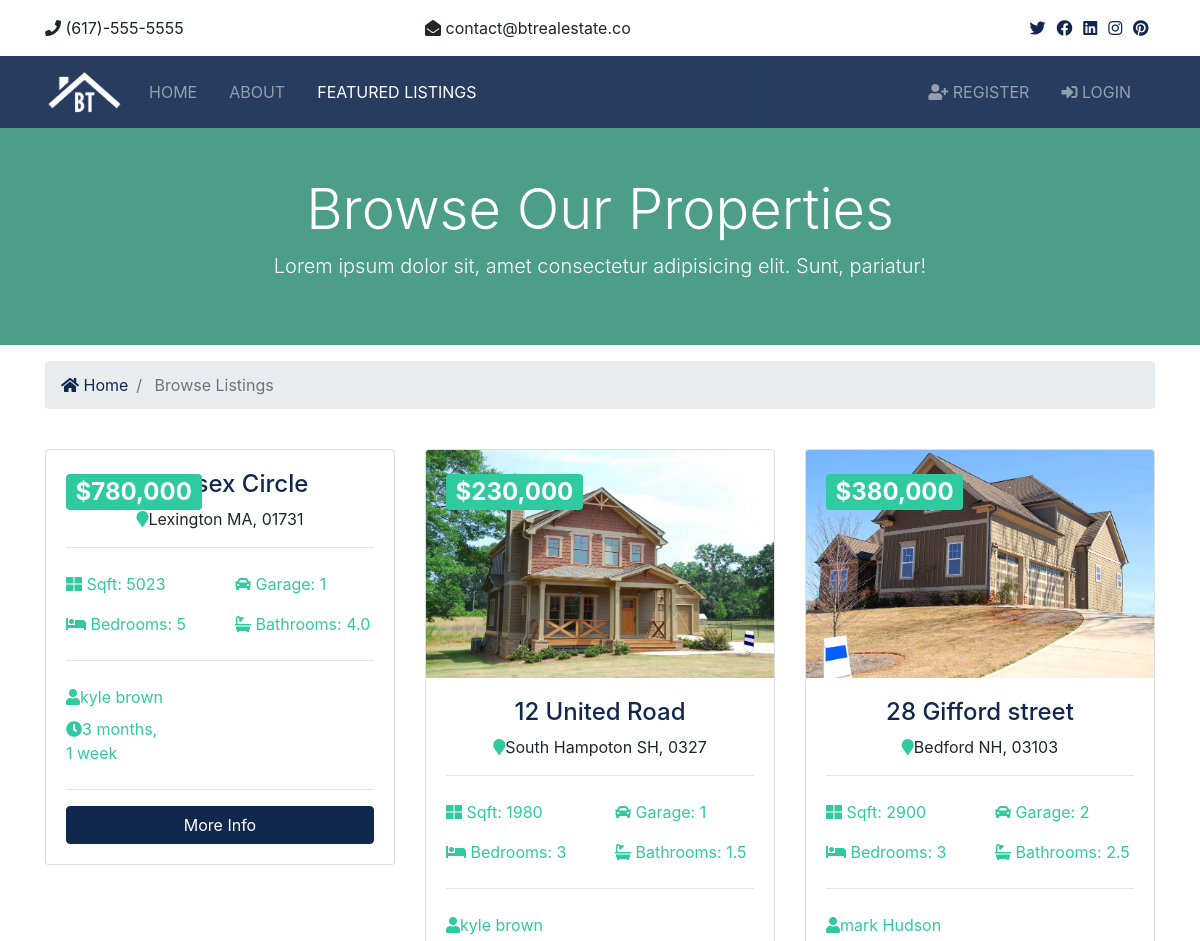
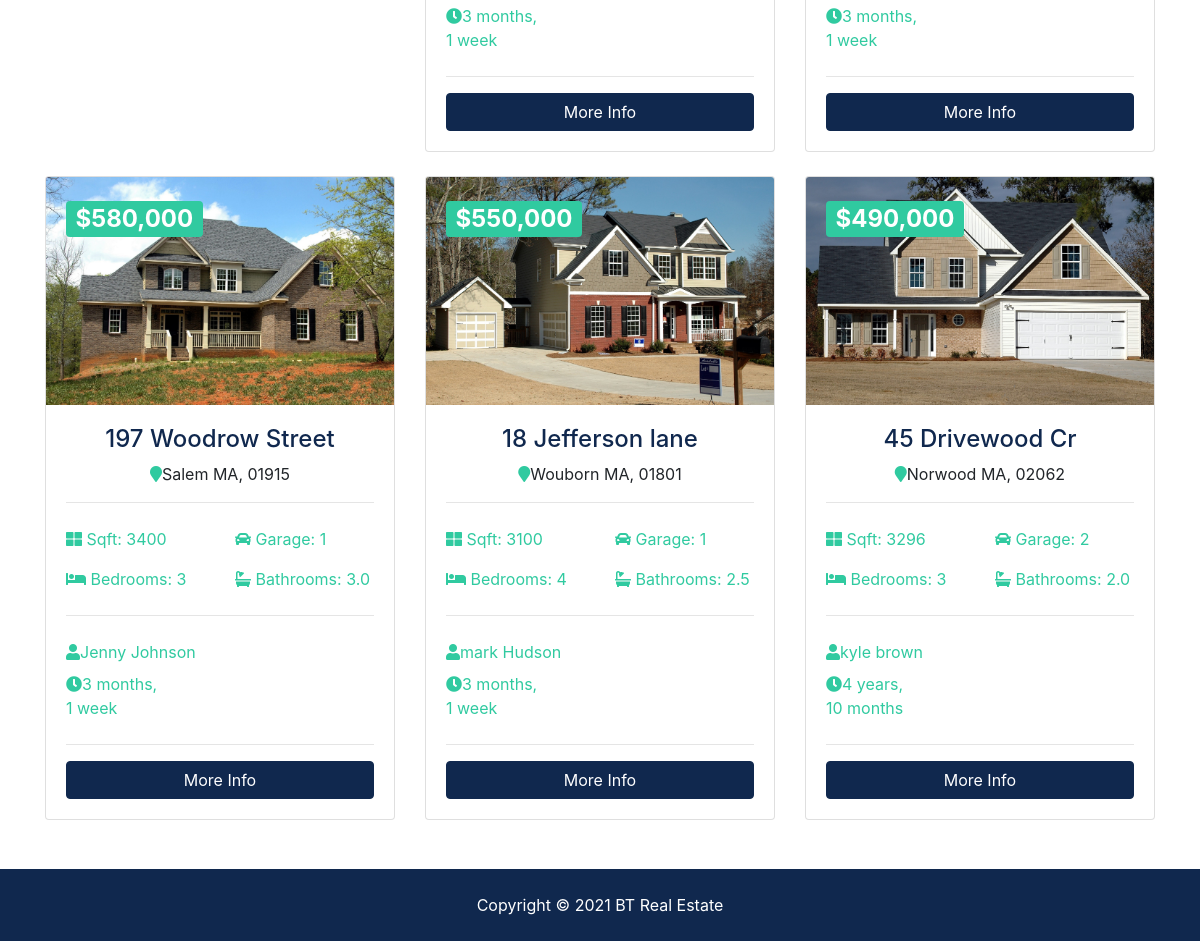
Page /list on the committed database (2 pictures, top to bottom).
### listings/models.py (models this page shows, shortened)
class listing(models.Model):
    realtor = models.ForeignKey(Realtor, on_delete=models.DO_NOTHING)
    title = models.CharField(max_length=200)
    address = models.CharField(max_length=200)
    city = models.CharField(max_length=100)
    state = models.CharField(max_length=200)
    zipcode = models.CharField(max_length=200)
    description = models.TextField(blank=True)
    price = models.IntegerField()
    bedrooms = models.IntegerField()
    bathrooms = models.DecimalField(max_digits=2, decimal_places=1)
    garage = models.IntegerField(default=0)
    sqft = models.IntegerField()
    lot_size = models.DecimalField(max_digits=5, decimal_places=1)
    photo_main = models.ImageField(upload_to='photos/%Y/%m/%d')
    photo_1 = models.ImageField(upload_to='photos/%Y/%m/%d', blank=True)
    photo_2 = models.ImageField(upload_to='photos/%Y/%m/%d', blank=True)
    photo_3 = models.ImageField(upload_to='photos/%Y/%m/%d', blank=True)
    photo_4 = models.ImageField(upload_to='photos/%Y/%m/%d', blank=True)
    photo_5 = models.ImageField(upload_to='photos/%Y/%m/%d', blank=True)
    photo_6 = models.ImageField(upload_to='photos/%Y/%m/%d', blank=True)
    is_published = models.BooleanField(default=True)
    list_date = models.DateTimeField(default=datetime.now, blank=True)

### realtors/models.py (models this page shows)
class Realtor(models.Model):
    name = models.CharField(max_length=256)
    photo = models.ImageField(upload_to='photos/%Y/%m/%d')
    description = models.TextField(blank=True)
    phone = models.CharField(max_length=256)
    email = models.CharField(max_length=50)
    is_mvp = models.BooleanField(default=False)
    hire_date = models.DateTimeField(default=datetime.now, blank=True)
    def __str__(self):
        return self.name

### listings/views.py (the view)
# urls.py: url(r'list', views.index, name="listings"),
def index(request):
    listings = listing.objects.order_by('-list_date').filter(is_published= True)
    paginator = Paginator(listings, 6)
    page = request.GET.get('page')
    paged_listings = paginator.get_page(page)
    context = {
        'listings': paged_listings
    }
    return render(request, 'listings/listings.html', context)

### templates/listings/listings.html (shortened to what this page needs)
{% extends 'base.html' %}
{% block content %}
{% load static %}
{% load humanize %}
<section id="showcase-inner" class="py-5 text-white">
    <div class="container">
      <div class="row text-center">
        <div class="col-md-12">
          <h1 class="display-4">Browse Our Properties</h1>
          <p class="lead">Lorem ipsum dolor sit, amet consectetur adipisicing elit. Sunt, pariatur!</p>
        </div>
      </div>
    </div>
  </section>
  <section id="bc" class="mt-3">
    <div class="container">
      <nav aria-label="breadcrumb">
        <ol class="breadcrumb">
          <li class="breadcrumb-item">
            <a href="{% url 'index' %}">
              <i class="fas fa-home"></i> Home</a>
          </li>
          <li class="breadcrumb-item active"> Browse Listings</li>
        </ol>
      </nav>
    </div>
  </section>
  <section id="listings" class="py-4">
    <div class="container">
      <div class="row">
        {% if listings %}
          {% for listing in listings %}
        <div class="col-md-6 col-lg-4 mb-4">
          <div class="card listing-preview">
            <img class="card-img-top" src="{{ listing.photo_main.url }}" alt="">
            <div class="card-img-overlay">
              <h2>
                <span class="badge badge-secondary text-white">${{ listing.price | intcomma  }}</span>
              </h2>
            </div>
            <div class="card-body">
              <div class="listing-heading text-center">
                <h4 class="text-primary">{{ listing.title }}</h4>
                <p>
                  <i class="fas fa-map-marker text-secondary"></i>{{ listing.city }} {{ listing.state }}, {{ listing.zipcode }}</p>
              </div>
              <hr>
              <div class="row py-2 text-secondary">
                <div class="col-6">
                  <i class="fas fa-th-large"></i> Sqft: {{ listing.sqft }}</div>
                <div class="col-6">
                  <i class="fas fa-car"></i> Garage: {{ listing.garage }}</div>
              </div>
              <div class="row py-2 text-secondary">
                <div class="col-6">
                  <i class="fas fa-bed"></i> Bedrooms: {{ listing.bedrooms }}</div>
                <div class="col-6">
                  <i class="fas fa-bath"></i> Bathrooms: {{ listing.bathrooms }}</div>
              </div>
              <hr>
              <div class="row py-2 text-secondary">
                <div class="col-12">
                  <i class="fas fa-user"></i>{{ listing.realtor }}</div>
              </div>
              <div class="row text-secondary pb-2">
                <div class="col-6">
                  <i class="fas fa-clock"></i>{{listing.list_date | timesince }}</div>
              </div>
              <hr>
              <a href="{% url 'listing' listing.id %}" class="btn btn-primary btn-block">More Info</a>
            </div>
          </div>
        </div>
          {% endfor %}
        {% else %}
        <div class="col-md-12">
          No listings available
        </div>
        {% endif %}
      </div>
      <div class="row">
        <div class="col-md-12">
        </div>
      </div>
    </div>
  </section>
{% endblock %}

### templates/base.html (shortened to what this page needs)
<!DOCTYPE html>
{% load static %}
<html lang="en">
<head>
    <link rel="stylesheet" href="{% static 'css/all.css' %}">
    <link rel="stylesheet" href="{% static 'css/bootstrap.css/' %}">
    <link rel="stylesheet" href="{% static 'css/style.css/' %}">
    <link rel="stylesheet" href="{% static 'css/lightbox.min.css/' %}">
</head>
<body>
 {% include 'partials/_topbar.html' %}
 {% include 'partials/_navbar.html' %}
    {% block content %}
    {% endblock %}
{% include 'partials/_footer.html' %}
</body>
</html>

### templates/partials/_topbar.html
 <section id="top-bar" class="p-3">
    <div class="container">
      <div class="row">
        <div class="col-md-4">
          <i class="fas fa-phone"></i> (617)-555-5555
        </div>
        <div class="col-md-4">
          <i class="fas fa-envelope-open"></i> contact@btrealestate.co
        </div>
        <div class="col-md-4">
          <div class="social text-right">
            <a href="#">
              <i class="fab fa-twitter"></i>
            </a>
            <a href="#">
              <i class="fab fa-facebook"></i>
            </a>
            <a href="#">
              <i class="fab fa-linkedin"></i>
            </a>
            <a href="#">
              <i class="fab fa-instagram"></i>
            </a>
            <a href="#">
              <i class="fab fa-pinterest"></i>
            </a>
          </div>
        </div>
      </div>
    </div>
  </section>

### templates/partials/_navbar.html (shortened to what this page needs)
  {% load static %}
  <nav class="navbar navbar-expand-lg navbar-dark bg-primary sticky-top">
    <div class="container">
      <a class="navbar-brand" href="{% url 'index' %}">
        <img src="{%static 'img/logo.png' %}" class="logo" alt="">
      </a>
      <div class="collapse navbar-collapse" id="navbarNavAltMarkup">
        <ul class="navbar-nav">
          <li
            {% if 'index' in request.path %}
                class="nav-item active mr-3"
            {% else %}
                class="nav-item mr-3"
            {% endif %}
          >
            <a class="nav-link" href="{% url 'index' %}">Home</a>
          </li>
          <li
            {% if 'about' in request.path %}
                class="nav-item active mr-3"
            {% else %}
                class="nav-item mr-3"
            {% endif %}
          >
            <a class="nav-link" href="{% url 'others/about' %]">About</a>
          </li>
          <li
            {% if 'list' in request.path %}
                class="nav-item active mr-3"
          >
            <a class="nav-link" href="{% url 'listings' %}">Featured Listings</a>
          </li>
        </ul>
        <ul class="navbar-nav ml-auto">
          {% if user.is_authenticated %}
          <li
          {% if 'dashboard' in request.path %}
            class="nav-item active mr-3"
          {% else %}
            class="nav-item mr-3"
          {% endif %}
          >
          <a class="nav-link" href="{% url 'dashboard' %}">
           Welcome {{user.username}} (Dashboard)</a>
        </li>
        <li class="nav-item mr-3">
          <a href="javascript:{document.getElementById('logout').submit()}" class="nav-link">
            <i class="fas fa-sign-out-alt"></i>Logout
          </a>
          <form action="{% url 'logout' %}" method="POST" id="logout">
            {% csrf_token %}
            <input type="hidden" name="">
          </form>
        </li>
          {% else %}
          <li
            {% if 'register' in request.path %}
              class="nav-item active mr-3"
            {% else %}
              class="nav-item mr-3"
            {% endif %}
          >
            <a class="nav-link" href="{% url 'register' %}">
              <i class="fas fa-user-plus"></i> Register</a>
          </li>
          <li
            {% if 'login' in request.path %}
              class="nav-item active mr-3"
            {% else %}
              class="nav-item mr-3"
            {% endif %}
          >
            <a class="nav-link" href="{% url 'login' %}">
              <i class="fas fa-sign-in-alt"></i>
              Login</a>
          </li>
          {% endif %}
        </ul>
      </div>
    </div>
  </nav>

### templates/partials/_footer.html
  <footer id="main-footer" class="py-4 bg-primary text-white text-center">
    Copyright &copy;
    <span class="year"></span> BT Real Estate
  </footer>

### static/css/all.css (style rules this page uses)
.fa, .fas, .far, .fal, .fab { -moz-osx-font-smoothing: grayscale; -webkit-font-smoothing: antialiased; display: inline-block; font-style: normal; font-variant: normal; text-rendering: auto; line-height: 1; }
.fa-bath:before { content: "\f2cd"; }
.fa-bed:before { content: "\f236"; }
.fa-car:before { content: "\f1b9"; }
.fa-clock:before { content: "\f017"; }
.fa-envelope-open:before { content: "\f2b6"; }
.fa-facebook:before { content: "\f09a"; }
.fa-home:before { content: "\f015"; }
.fa-instagram:before { content: "\f16d"; }
.fa-linkedin:before { content: "\f08c"; }
.fa-map-marker:before { content: "\f041"; }
.fa-phone:before { content: "\f095"; }
.fa-pinterest:before { content: "\f0d2"; }
.fa-sign-in-alt:before { content: "\f2f6"; }
.fa-th-large:before { content: "\f009"; }
.fa-twitter:before { content: "\f099"; }
.fa-user:before { content: "\f007"; }
.fa-user-plus:before { content: "\f234"; }
.fab { font-family: 'Font Awesome 5 Brands'; }
.fa, .fas { font-family: 'Font Awesome 5 Free'; font-weight: 900; }

### static/css/style.css (style rules this page uses)
img { width: 100%; }
.logo { width: 80px; }
.navbar { opacity: 0.9; text-transform: uppercase; }
.social a { margin-right: 0.4rem; }
#showcase-inner { background: url(../img/building.jpg) no-repeat top center fixed/cover; position: relative; overflow: hidden; min-height: 200px; }
#showcase-inner::before { content: ''; position: absolute; top: 0; left: 0; min-height: 100%; width: 100%; background: rgba(32, 134, 107, 0.8); }
.listing-preview a { position: relative; }

### rows in the picture
listing: price "780,000", title "33 Essex Circle", city "Lexington", state "MA", zipcode "01731", sqft "5023", garage "1", bedrooms "5", bathrooms "4.0", realtor "kyle brown", list_date "3 months, 1 week"
listing: photo_main (picture), price "230,000", title "12 United Road", city "South Hampoton", state "SH", zipcode "0327", sqft "1980", garage "1", bedrooms "3", bathrooms "1.5", realtor "kyle brown", list_date "3 months, 1 week"
listing: photo_main (picture), price "380,000", title "28 Gifford street", city "Bedford", state "NH", zipcode "03103", sqft "2900", garage "2", bedrooms "3", bathrooms "2.5", realtor "mark Hudson", list_date "3 months, 1 week"
listing: photo_main (picture), price "580,000", title "197 Woodrow Street", city "Salem", state "MA", zipcode "01915", sqft "3400", garage "1", bedrooms "3", bathrooms "3.0", realtor "Jenny Johnson", list_date "3 months, 1 week"
listing: photo_main (picture), price "550,000", title "18 Jefferson lane", city "Wouborn", state "MA", zipcode "01801", sqft "3100", garage "1", bedrooms "4", bathrooms "2.5", realtor "mark Hudson", list_date "3 months, 1 week"
listing: photo_main (picture), price "490,000", title "45 Drivewood Cr", city "Norwood", state "MA", zipcode "02062", sqft "3296", garage "2", bedrooms "3", bathrooms "2.0", realtor "kyle brown", list_date "4 years, 10 months"
